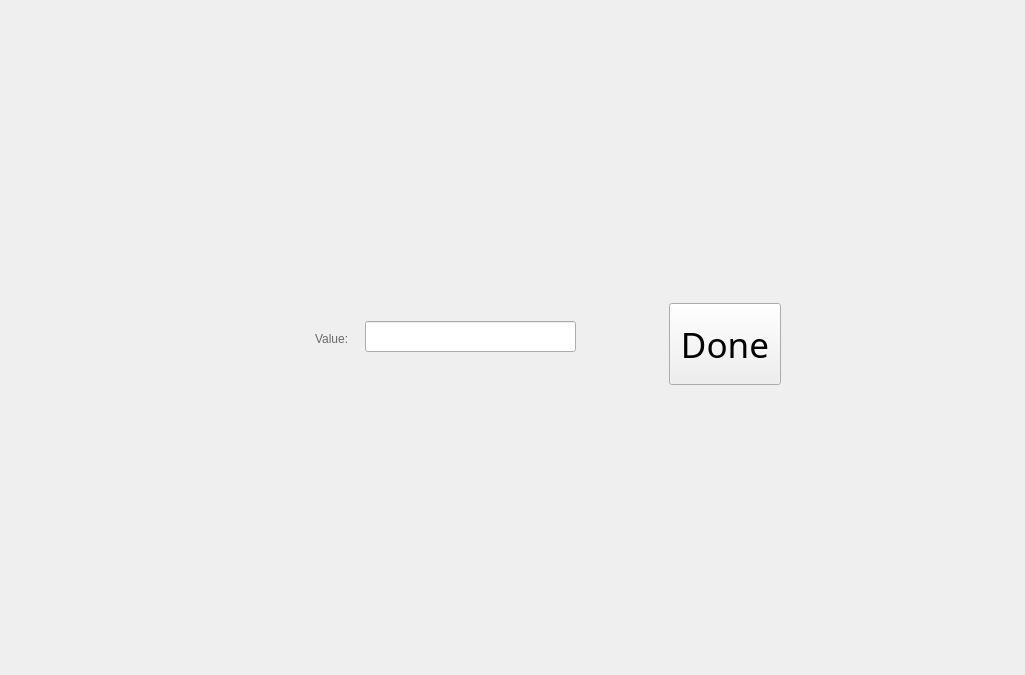
<?xml version="1.0" encoding="UTF-8"?>
<ui version="4.0">
 <class>Parameter_String_Form</class>
 <widget class="QWidget" name="Parameter_String_Form">
  <property name="geometry">
   <rect>
    <x>0</x>
    <y>0</y>
    <width>1025</width>
    <height>675</height>
   </rect>
  </property>
  <property name="minimumSize">
   <size>
    <width>1025</width>
    <height>675</height>
   </size>
  </property>
  <property name="windowTitle">
   <string>Form</string>
  </property>
  <property name="styleSheet">
   <string notr="true">QWidget#Parameter_String_Form
{
border-image: url(:/resource/images/common/Transparent_Black_70.png);
}</string>
  </property>
  <layout class="QGridLayout" name="gridLayout">
   <item row="0" column="1">
    <spacer name="verticalSpacer">
     <property name="orientation">
      <enum>Qt::Vertical</enum>
     </property>
     <property name="sizeHint" stdset="0">
      <size>
       <width>20</width>
       <height>262</height>
      </size>
     </property>
    </spacer>
   </item>
   <item row="1" column="0">
    <spacer name="horizontalSpacer">
     <property name="orientation">
      <enum>Qt::Horizontal</enum>
     </property>
     <property name="sizeHint" stdset="0">
      <size>
       <width>216</width>
       <height>20</height>
      </size>
     </property>
    </spacer>
   </item>
   <item row="1" column="1">
    <widget class="QWidget" name="widgetBg" native="true">
     <property name="minimumSize">
      <size>
       <width>556</width>
       <height>115</height>
      </size>
     </property>
     <property name="maximumSize">
      <size>
       <width>556</width>
       <height>115</height>
      </size>
     </property>
     <property name="styleSheet">
      <string notr="true">QWidget#widgetBg
{
	border-image: url(:/resource/images/parameter_input/Normal/Background_Empty.png);
}</string>
     </property>
     <widget class="PushButtonDone" name="pushButton">
      <property name="geometry">
       <rect>
        <x>434</x>
        <y>23</y>
        <width>112</width>
        <height>82</height>
       </rect>
      </property>
      <property name="font">
       <font>
        <family>Nexa Light</family>
        <pointsize>26</pointsize>
        <weight>50</weight>
        <italic>false</italic>
        <bold>false</bold>
       </font>
      </property>
      <property name="styleSheet">
       <string notr="true">QPushButton
{
	border-image: url(:/resource/images/upload_setting/Done.png);
	border-color: rgba(255, 255, 255, 0);
}
QPushButton:hover
{
	border-image: url(:/resource/images/upload_setting/Done_OVER.png);
	border-color: rgba(255, 255, 255, 0);
}
QPushButton:pressed
{
	border-image: url(:/resource/images/upload_setting/Done.png);
	border-color: rgba(255, 255, 255, 0);
}</string>
      </property>
      <property name="text">
       <string>Done</string>
      </property>
      <property name="autoDefault">
       <bool>true</bool>
      </property>
     </widget>
     <widget class="QLineEdit" name="lineEdit">
      <property name="geometry">
       <rect>
        <x>130</x>
        <y>41</y>
        <width>211</width>
        <height>31</height>
       </rect>
      </property>
      <property name="styleSheet">
       <string notr="true">font: 17pt &quot;Microsoft YaHei UI&quot;;</string>
      </property>
     </widget>
     <widget class="QLabel" name="label">
      <property name="geometry">
       <rect>
        <x>80</x>
        <y>48</y>
        <width>54</width>
        <height>21</height>
       </rect>
      </property>
      <property name="styleSheet">
       <string notr="true">color: rgb(105, 105, 105);
font: 13pt &quot;Microsoft JhengHei&quot;;</string>
      </property>
      <property name="text">
       <string>Value:</string>
      </property>
     </widget>
    </widget>
   </item>
   <item row="1" column="2">
    <spacer name="horizontalSpacer_2">
     <property name="orientation">
      <enum>Qt::Horizontal</enum>
     </property>
     <property name="sizeHint" stdset="0">
      <size>
       <width>217</width>
       <height>20</height>
      </size>
     </property>
    </spacer>
   </item>
   <item row="2" column="1">
    <spacer name="verticalSpacer_2">
     <property name="orientation">
      <enum>Qt::Vertical</enum>
     </property>
     <property name="sizeHint" stdset="0">
      <size>
       <width>20</width>
       <height>262</height>
      </size>
     </property>
    </spacer>
   </item>
  </layout>
 </widget>
 <customwidgets>
  <customwidget>
   <class>PushButtonDone</class>
   <extends>QPushButton</extends>
   <header>PushButtonDone.h</header>
  </customwidget>
 </customwidgets>
 <tabstops>
  <tabstop>lineEdit</tabstop>
  <tabstop>pushButton</tabstop>
 </tabstops>
 <resources/>
 <connections/>
</ui>
